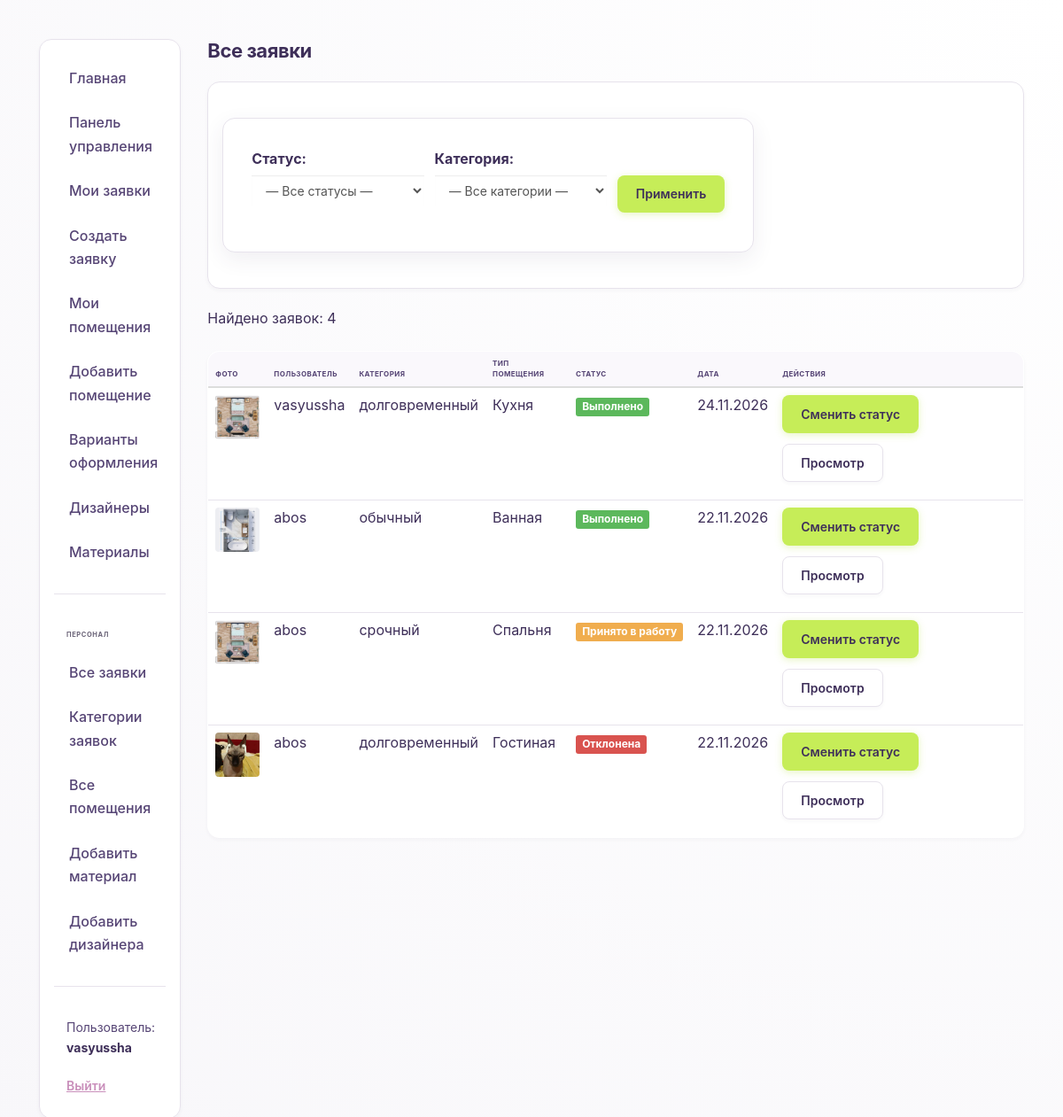
Screenshot of /all-requests/ (signed in) with the database file from the repository.
### studio/models.py (models this page shows, shortened)
class Request(models.Model):
    STATUS_CHOICES = [
        ('new', 'Новая'),
        ('in_progress', 'Принято в работу'),
        ('done', 'Выполнено'),
        ('rejected', 'Отклонена'),
    ]
    user = models.ForeignKey(User, on_delete=models.CASCADE, verbose_name="Пользователь")
    title = models.CharField(max_length=200, verbose_name="Название")
    category = models.ForeignKey(Category, on_delete=models.SET_NULL, null=True, verbose_name="Категория")
    room_type = models.CharField(
        max_length=20,
        choices=[
            ('bedroom', 'Спальня'),
            ('bathroom', 'Ванная'),
            ('kitchen', 'Кухня'),
            ('living_room', 'Гостиная'),
            ('office', 'Офис'),
            ('other', 'Другое'),
        ],
        default='other',
        verbose_name="Тип помещения"
    )
    message = models.TextField(verbose_name="Описание")
    photo = models.ImageField(upload_to='request_photos/', verbose_name="Фото помещения или план")
    design_image = models.ImageField(upload_to='design_images/', blank=True, null=True, verbose_name="Изображение готового дизайна")
    status = models.CharField(max_length=20, choices=STATUS_CHOICES, default='new', verbose_name="Статус")
    created_at = models.DateTimeField(auto_now_add=True, verbose_name="Дата создания")
    updated_at = models.DateTimeField(auto_now=True, verbose_name="Дата обновления")
    designer_comment = models.TextField(
        blank=True,
        null=True,
        verbose_name="Комментарий дизайнера",
        help_text="Опишите, что было сделано или какие есть нюансы"
    )
    class Meta:
        ordering = ['-created_at']
        verbose_name = "Заявка"
        verbose_name_plural = "Заявки"

class Category(models.Model):
    name = models.CharField(max_length=100, verbose_name="Название категории")
    description = models.TextField(blank=True, verbose_name="Описание")
    class Meta:
        ordering = ['name']
        verbose_name = "Категория заявки"
        verbose_name_plural = "Категории заявок"
    def __str__(self):
        return self.name

### studio/views.py (the view)
# urls.py: path('all-requests/', views.AllRequestsListView.as_view(), name='all-requests'),
class AllRequestsListView(PermissionRequiredMixin, generic.ListView):
    model = Request
    template_name = 'studio/all_requests_list.html'
    context_object_name = 'request_list'
    permission_required = 'studio.can_make_proposal'
    paginate_by = 5
    def get_queryset(self):
        queryset = Request.objects.all()
        status = self.request.GET.get('status')
        if status:
            valid_statuses = [choice[0] for choice in Request.STATUS_CHOICES]
            if status in valid_statuses:
                queryset = queryset.filter(status=status)
        category = self.request.GET.get('category')
        if category:
            queryset = queryset.filter(category_id=category)
        return queryset.order_by('-created_at')
    def get_context_data(self, **kwargs):
        context = super().get_context_data(**kwargs)
        context['current_status'] = self.request.GET.get('status', '')
        context['current_category'] = self.request.GET.get('category', '')
        context['status_choices'] = Request.STATUS_CHOICES
        context['categories'] = Category.objects.all()
        return context

### studio/templates/studio/all_requests_list.html (shortened to what this page needs)
{% extends "base_generic.html" %}
{% block content %}
<h1>Все заявки</h1>
<div class="panel" style="padding: 16px; margin-bottom: 20px;">
    <form method="get" action="{% url 'all-requests' %}" style="display: flex; gap: 12px; align-items: flex-end; flex-wrap: wrap;">
        <div style="flex: 1; min-width: 180px;">
            <label for="status-filter"><strong>Статус:</strong></label>
            <select name="status" id="status-filter" class="form-control">
                <option value="">— Все статусы —</option>
            </select>
        </div>
        <div style="flex: 1; min-width: 180px;">
            <label for="category-filter"><strong>Категория:</strong></label>
            <select name="category" id="category-filter" class="form-control">
                <option value="">— Все категории —</option>
            </select>
        </div>
        <div>
            <button type="submit" class="btn btn-primary">Применить</button>
        </div>
    </form>
</div>
{% if request_list %}
<p style="color: var(--text-muted);">Найдено заявок: {{ request_list|length }}</p>
<table class="table">
    <thead>
        <tr>
            <th>Фото</th>
            <th>Пользователь</th>
            <th>Категория</th>
            <th>Тип помещения</th>
            <th>Статус</th>
            <th>Дата</th>
            <th>Действия</th>
        </tr>
    </thead>
    <tbody>
        {% for req in request_list %}
        <tr>
            <td>
                {% if req.photo %}
                    <img src="{{ req.photo.url }}" alt="Фото" style="width: 50px; height: 50px; object-fit: cover; border-radius: 4px;">
                {% else %}
                    <span style="color: #999;">—</span>
                {% endif %}
            </td>
            <td>{{ req.user.username }}</td>
            <td>{{ req.category|default:"—" }}</td>
            <td>{{ req.get_room_type_display }}</td>
            <td>
                {% if req.status == 'new' %}
                    <span class="label label-info">Новая</span>
                {% elif req.status == 'in_progress' %}
                    <span class="label label-warning">Принято в работу</span>
                {% elif req.status == 'done' %}
                    <span class="label label-success">Выполнено</span>
                {% elif req.status == 'rejected' %}
                    <span class="label label-danger">Отклонена</span>
                {% endif %}
            </td>
            <td>{{ req.created_at|date:"d.m.Y" }}</td>
            <td>
                <a href="{% url 'request-status-update' req.id %}" class="btn btn-sm btn-primary">Сменить статус</a>
                <a href="{% url 'request-detail' req.id %}" class="btn btn-sm btn-default">Просмотр</a>
            </td>
        </tr>
        {% endfor %}
    </tbody>
</table>
{% endif %}
{% endblock %}

### studio/templates/base_generic.html (shortened to what this page needs)
<!DOCTYPE html>
<html lang="ru">
<head>
    <link rel="stylesheet" href="https://maxcdn.bootstrapcdn.com/bootstrap/3.3.7/css/bootstrap.min.css">
    {% load static %}
    <link rel="stylesheet" href="{% static 'css/styles.css' %}">
</head>
<body>
    <div class="container-fluid">
        <div class="row">
            <div class="col-sm-2">
                <ul class="sidebar-nav">
                    <li><a href="{% url 'index' %}">Главная</a></li>
                    {% if user.is_authenticated %}
                        {% if perms.studio.can_make_proposal %}
                            <li><a href="{% url 'admin-cabinet' %}">Панель управления</a></li>
                        {% else %}
                            <li><a href="{% url 'user-cabinet' %}">Личный кабинет</a></li>
                        {% endif %}
                        <li><a href="{% url 'my-requests' %}">Мои заявки</a></li>
                        <li><a href="{% url 'request-create' %}">Создать заявку</a></li>
                        <li><a href="{% url 'rooms' %}">Мои помещения</a></li>
                        <li><a href="{% url 'room-create' %}">Добавить помещение</a></li>
                        <li><a href="{% url 'proposals' %}">Варианты оформления</a></li>
                        <li><a href="{% url 'designers' %}">Дизайнеры</a></li>
                        <li><a href="{% url 'materials' %}">Материалы</a></li>
                        {% if user.is_staff %}
                            <hr>
                            <li><strong>Персонал</strong></li>
                            <li><a href="{% url 'all-requests' %}">Все заявки</a></li>
                            <li><a href="{% url 'categories' %}">Категории заявок</a></li>
                            <li><a href="{% url 'all-rooms' %}">Все помещения</a></li>
                            <li><a href="{% url 'material-create' %}">Добавить материал</a></li>
                            <li><a href="{% url 'designer-create' %}">Добавить дизайнера</a></li>
                        {% endif %}
                        <hr>
                        <li class="user-info">Пользователь: <strong>{{ user.username }}</strong></li>
                        <li>
                            <form method="post" action="{% url 'logout' %}" style="display:inline;">
                                <button type="submit" class="btn-link">Выйти</button>
                            </form>
                        </li>
                    {% else %}
                        <hr>
                        <li><a href="{% url 'login' %}">Войти</a></li>
                        <li><a href="{% url 'register' %}">Регистрация</a></li>
                    {% endif %}
                </ul>
            </div>
            <div class="col-sm-10">
                {% block content %}{% endblock %}
            </div>
        </div>
    </div>
</body>
</html>

### studio/static/css/styles.css (style rules this page uses)
* { box-sizing: border-box; }
body { font-family: -apple-system, BlinkMacSystemFont, 'Segoe UI', 'Inter', sans-serif; background: radial-gradient(circle at top right, #ffffff, #F8F7FA); background-attachment: fixed; color: #3E2F59; font-size: 16px; line-height: 1.65; margin: 0; padding: 24px; }
h1, h2, h3 { color: #3E2F59; margin: 0 0 20px; line-height: 1.25; letter-spacing: -0.02em; font-weight: 750; }
h1 { font-size: 2.2rem; }
a { color: #3E2F59; text-decoration: none; transition: color 0.25s ease; }
hr { border: none; border-top: 1px solid #E7E3EC; margin: 24px 0; }
.container-fluid { max-width: 1200px; margin: 0 auto; padding: 20px; }
.sidebar-nav { list-style: none; padding: 16px; background: #FFFFFF; border-radius: 14px; border: 1px solid #E7E3EC; margin: 0; box-shadow: 0 2px 4px rgba(62, 47, 89, 0.04); }
.sidebar-nav li { margin: 4px 0; }
.sidebar-nav a { display: block; padding: 10px 14px; border-radius: 8px; color: #564575; font-weight: 500; border-left: 3px solid transparent; transition: all 0.25s ease; }
.sidebar-nav strong { display: block; padding: 16px 14px 8px; font-size: 0.75rem; letter-spacing: 0.08em; text-transform: uppercase; color: #6B6478; font-weight: 700; }
.sidebar-nav .user-info { padding: 10px 14px; font-size: 14px; color: #564575; }
.sidebar-nav .user-info strong { display: inline; padding: 0; font-size: 14px; text-transform: none; letter-spacing: normal; color: #3E2F59; }
.sidebar-nav form { background: transparent; padding: 0; margin: 0; border: none; box-shadow: none; max-width: none; display: inline; }
.sidebar-nav .btn-link { background: transparent; border: none; color: #C98FBB; padding: 6px 14px; margin: 0; font-size: 14px; font-weight: 600; text-decoration: underline; cursor: pointer; box-shadow: none; display: inline-block; width: auto; height: auto; line-height: 1.5; font-family: inherit; transition: color 0.25s ease; }
.btn { display: inline-block; padding: 10px 20px; border-radius: 8px; border: 1px solid transparent; cursor: pointer; font-size: 14px; font-weight: 600; text-decoration: none; text-align: center; margin-right: 12px; margin-bottom: 12px; transition: all 0.25s ease; }
.btn:last-child { margin-right: 0; }
.btn-primary { background: #C6ED58; color: #3E2F59; box-shadow: 0 2px 8px rgba(179, 222, 63, 0.3); }
.btn-default { background: #FFFFFF; color: #3E2F59; border-color: #E7E3EC; box-shadow: 0 2px 4px rgba(62, 47, 89, 0.04); }
form { background: #FFFFFF; padding: 32px; border-radius: 14px; border: 1px solid #E7E3EC; box-shadow: 0 8px 24px rgba(62, 47, 89, 0.08); max-width: 600px; margin: 24px 0; }
input, textarea, select { padding: 12px 16px; border: 1px solid #E7E3EC; border-radius: 8px; font-size: 15px; background: #FAF8FC; width: 100%; font-family: inherit; color: #3E2F59; margin-bottom: 20px; transition: all 0.25s ease; }
.table { width: 100%; background: #FFFFFF; border-radius: 14px; overflow: hidden; border: 1px solid #E7E3EC; border-collapse: collapse; margin: 24px 0; box-shadow: 0 2px 4px rgba(62, 47, 89, 0.04); }
.table th { background: #FAF8FC; color: #564575; padding: 16px; text-align: left; font-weight: 700; font-size: 0.8rem; letter-spacing: 0.05em; text-transform: uppercase; border-bottom: 2px solid #E7E3EC; }
.table td { padding: 16px; border-bottom: 1px solid #E7E3EC; }
.table tbody tr { transition: background 0.25s ease; }
.table tr:last-child td { border-bottom: none; }
.panel { background: #FFFFFF; border: 1px solid #E7E3EC; border-radius: 14px; padding: 24px; margin-bottom: 24px; box-shadow: 0 2px 4px rgba(62, 47, 89, 0.04); transition: box-shadow 0.25s ease; }
.panel { animation: fadeIn 0.4s ease; }
.form-control { width: 100%; padding: 10px 12px; border: 2px solid #ddd; border-radius: 6px; font-size: 14px; transition: border-color 0.2s; }
label { display: block; margin-bottom: 6px; font-weight: 600; color: var(--dark); }
.form-control { padding: 8px 12px; border: 2px solid var(--gray); border-radius: var(--radius-sm); font-size: 14px; background: white; transition: border-color 0.2s; }

### rows the page displays
Request: photo (picture), user.username "vasyussha", category "долговременный", room_type "Кухня", status "Выполнено", created_at "24.11.2026"
Request: photo (picture), user.username "abos", category "обычный", room_type "Ванная", status "Выполнено", created_at "22.11.2026"
Request: photo (picture), user.username "abos", category "срочный", room_type "Спальня", status "Принято в работу", created_at "22.11.2026"
Request: photo (picture), user.username "abos", category "долговременный", room_type "Гостиная", status "Отклонена", created_at "22.11.2026"

### other values shown
{{ user.username }} "vasyussha"
{{ request_list|length }} "4"
